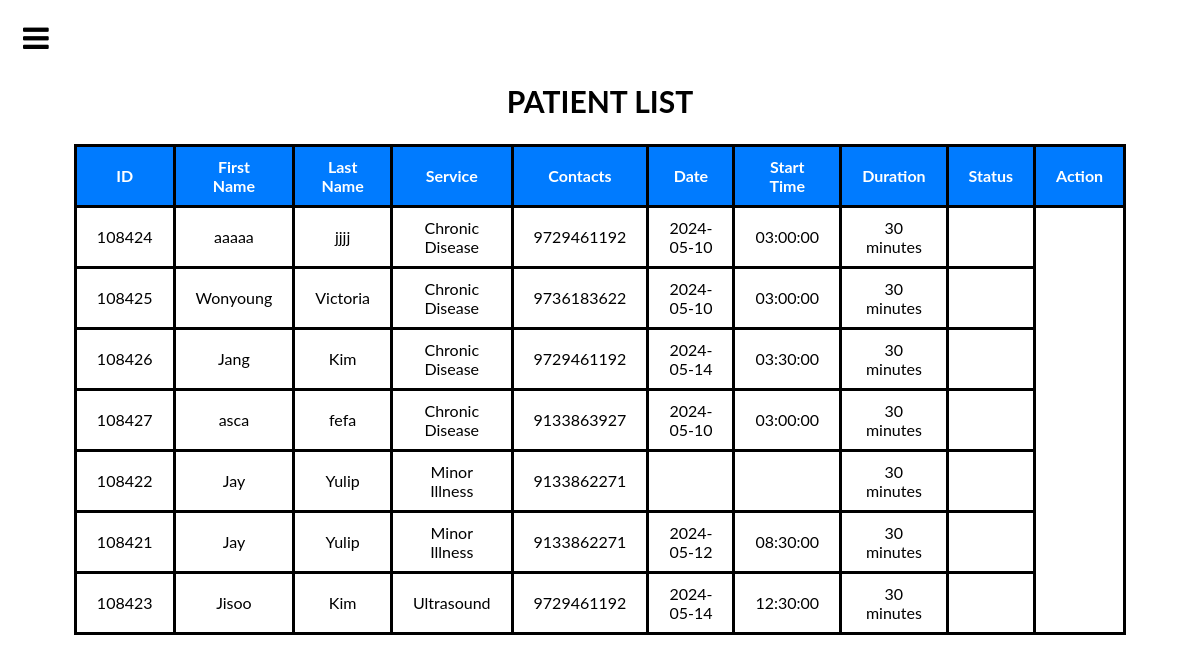
/doc_page/Patient.php (signed in), run on the app's committed database.
### tables this page shows
CREATE TABLE `tblappoint` (
  `apt_id` int(11) NOT NULL,
  `ptn_id` int(11) NOT NULL,
  `doc_id` int(11) NOT NULL,
  `serv_id` int(11) NOT NULL,
  `apt_time` time DEFAULT NULL,
  `apt_date` date DEFAULT NULL,
  `sched_status` varchar(20) NOT NULL
);

CREATE TABLE `tblpatient` (
  `ptn_id` int(11) NOT NULL,
  `ptn_fname` varchar(100) NOT NULL,
  `ptn_lname` varchar(100) NOT NULL,
  `ptn_birthdate` date NOT NULL,
  `ptn_gender` varchar(30) NOT NULL,
  `ptn_contact` bigint(30) NOT NULL,
  `ptn_email` varchar(50) NOT NULL
);

CREATE TABLE `tblservice` (
  `serv_id` int(11) NOT NULL,
  `serv_name` varchar(100) NOT NULL,
  `serv_desc` varchar(255) DEFAULT NULL,
  `serv_duration` varchar(100) NOT NULL
);

### doc_page/list_patient.php (called while the page is built, shortened)
<?php
$sql = "SELECT apt_id, ptn_fname, ptn_lname, serv_name, ptn_contact, apt_date, apt_time, serv_duration, sched_status
            FROM tblappoint
            JOIN tblpatient ON tblappoint.ptn_id = tblpatient.ptn_id
            JOIN tbldoctor ON tblappoint.doc_id = tbldoctor.doc_id
            JOIN tblservice ON tblappoint.serv_id = tblservice.serv_id";
?>

### doc_page/Patient.php (the view, shortened to what this page needs)
<!DOCTYPE html>
<html lang="en">
<head>
    <link rel="stylesheet" href="doc_style.css">
    <link rel="stylesheet" href="https://cdnjs.cloudflare.com/ajax/libs/font-awesome/4.7.0/css/font-awesome.min.css">
    <span id="BarsNav" style="font-size:30px;cursor:pointer" onclick="openNav()"><i class="fa fa-bars"></i></span>
</head>
    <body>
    <div id="patientTable">
      <h2>PATIENT LIST</h2>
    <table>
          <tr>
              <th>ID</th>
              <th>First Name</th>
              <th>Last Name</th>
              <th>Service</th>
              <th>Contacts</th>
              <th>Date</th>
              <th>Start Time</th>
              <th>Duration</th>
              <th>Status</th>
              <th>Action</th>
          </tr>
          <?php include 'list_patient.php'; ?>
          <?php
            $result = $conn->query($sql);
            if ($result->num_rows > 0) {
                while($row = $result->fetch_assoc()) {
                    echo "<tr>";
                    echo "<td>".$row["apt_id"]."</td>";
                    echo "<td>".$row["ptn_fname"]."</td>";
                    echo "<td>".$row["ptn_lname"]."</td>";
                    echo "<td>".$row["serv_name"]."</td>";
                    echo "<td>".$row["ptn_contact"]."</td>";
                    echo "<td>".$row["apt_date"]."</td>";
                    echo "<td>".$row["apt_time"]."</td>";
                    echo "<td>".$row["serv_duration"]."</td>";
                    echo "<td>".$row["sched_status"]."</td>";
                  echo "</tr>";
              }
          } else {
              echo "<tr><td colspan='10'>No records found</td></tr>";
          }
          ?>
      </table>
    </div>
    </body>
</html>

### doc_page/doc_style.css (style rules this page uses)
#BarsNav { padding-left: 15px; padding-top: 15px; display: flex; }
.fa { font-size: 40px; margin-right: 8px; }
body { font-family: "Lato", sans-serif; }
#patientTable { display: table; margin: 10px auto 10px; text-align: center; }
#patientTable table { border-collapse: collapse; width: 50%; margin: 0 auto; }
#patientTable table, #patientTable th, #patientTable td { border: 3px solid black; padding: 10px 20px 10px; text-align: center; }
#patientTable th { background-color: #007bff; color: white; }
#patientTable h2 { margin-top: 20px; font-size: 30px; }

### data on the page
tblappoint: apt_id "108424", ptn.ptn_fname "aaaaa", ptn.ptn_lname "jjjj", serv.serv_name "Chronic Disease", ptn.ptn_contact "9729461192", apt_date "2024-05-10", apt_time "03:00:00", serv.serv_duration "30 minutes"
tblappoint: apt_id "108425", ptn.ptn_fname "Wonyoung", ptn.ptn_lname "Victoria", serv.serv_name "Chronic Disease", ptn.ptn_contact "9736183622", apt_date "2024-05-10", apt_time "03:00:00", serv.serv_duration "30 minutes"
tblappoint: apt_id "108426", ptn.ptn_fname "Jang", ptn.ptn_lname "Kim", serv.serv_name "Chronic Disease", ptn.ptn_contact "9729461192", apt_date "2024-05-14", apt_time "03:30:00", serv.serv_duration "30 minutes"
tblappoint: apt_id "108427", ptn.ptn_fname "asca", ptn.ptn_lname "fefa", serv.serv_name "Chronic Disease", ptn.ptn_contact "9133863927", apt_date "2024-05-10", apt_time "03:00:00", serv.serv_duration "30 minutes"
tblappoint: apt_id "108422", ptn.ptn_fname "Jay", ptn.ptn_lname "Yulip", serv.serv_name "Minor Illness", ptn.ptn_contact "9133862271", serv.serv_duration "30 minutes"
tblappoint: apt_id "108421", ptn.ptn_fname "Jay", ptn.ptn_lname "Yulip", serv.serv_name "Minor Illness", ptn.ptn_contact "9133862271", apt_date "2024-05-12", apt_time "08:30:00", serv.serv_duration "30 minutes"
tblappoint: apt_id "108423", ptn.ptn_fname "Jisoo", ptn.ptn_lname "Kim", serv.serv_name "Ultrasound", ptn.ptn_contact "9729461192", apt_date "2024-05-14", apt_time "12:30:00", serv.serv_duration "30 minutes"
